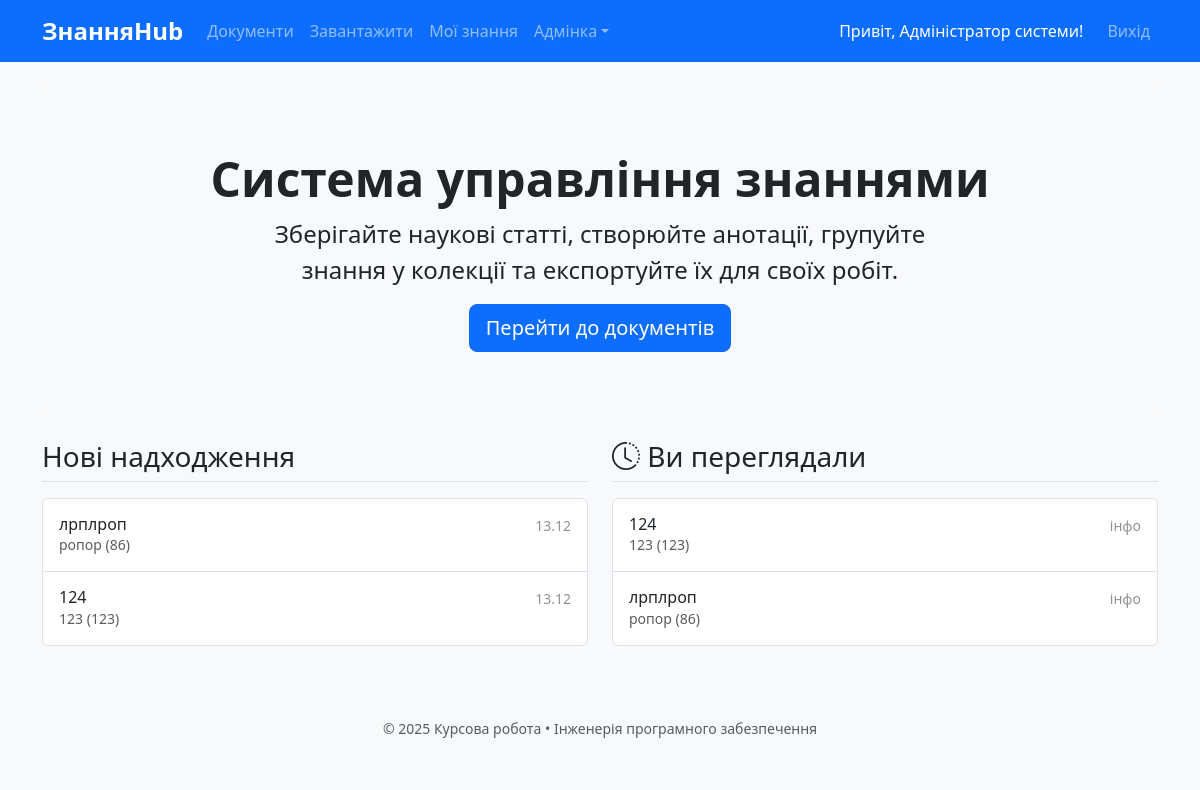
Page / (signed in) on the earlier database version.
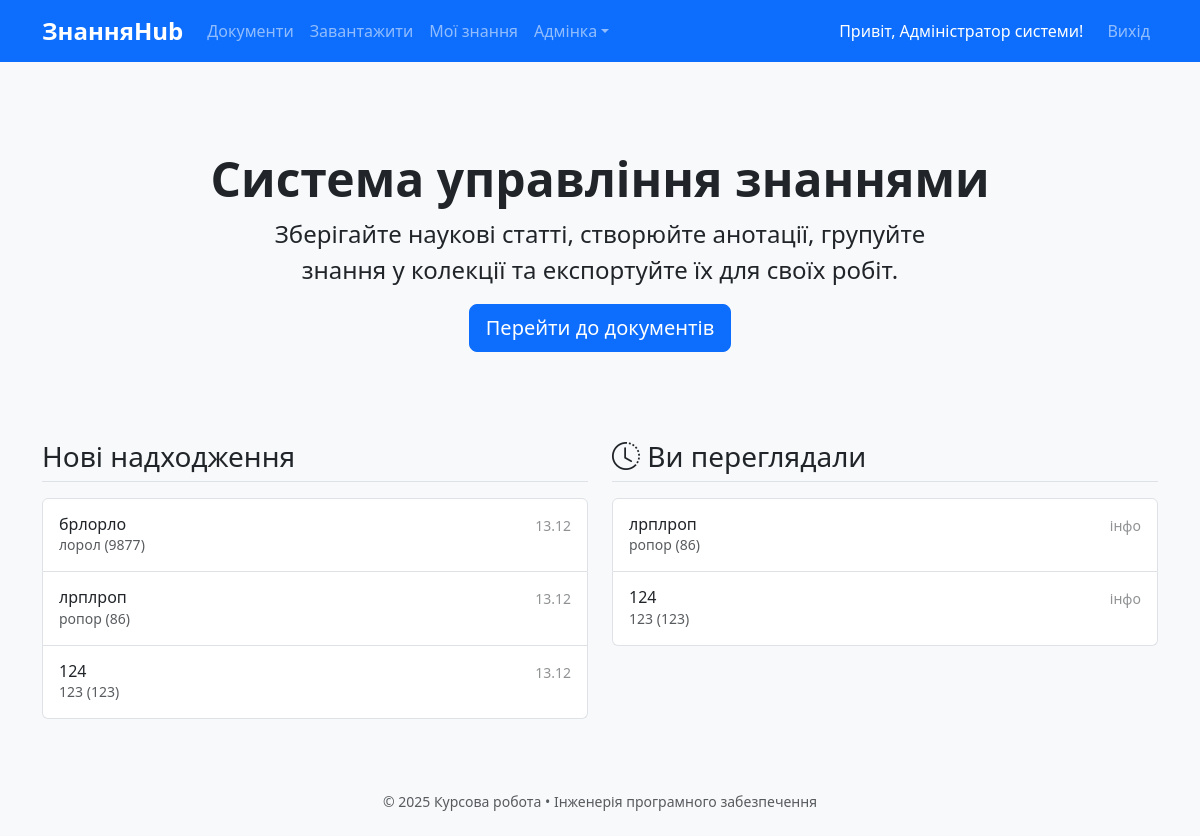
Same page on the later database version.
### models.py (models this page shows)
class Document(db.Model):
    id = db.Column(db.Integer, primary_key=True)
    title = db.Column(db.String(300), nullable=False)
    authors = db.Column(db.Text)
    year = db.Column(db.Integer)
    source = db.Column(db.Text)
    doc_type = db.Column(db.String(50))
    original_filename = db.Column(db.String(300), nullable=False)
    stored_filename = db.Column(db.String(200), nullable=False, unique=True)
    uploaded_at = db.Column(db.DateTime, default=datetime.utcnow)
    uploaded_by = db.Column(db.Integer, db.ForeignKey('user.id'))
    user = db.relationship('User', backref='documents')

### app.py (the view)
    @app.route('/')
    def index():
        recent_uploads = Document.query.order_by(Document.uploaded_at.desc()).limit(10).all()
        return render_template('index.html', recent=recent_uploads)

### templates/index.html (shortened to what this page needs)
{% extends "base.html" %}
{% block content %}
<div class="p-5 mb-4 bg-light rounded-3 text-center">
    <div class="container-fluid py-3">
        <h1 class="display-5 fw-bold">Система управління знаннями</h1>
        <p class="col-md-8 fs-4 mx-auto">Зберігайте наукові статті, створюйте анотації, групуйте знання у колекції та експортуйте їх для своїх робіт.</p>
        {% if not current_user.is_authenticated %}
            <a href="{{ url_for('register') }}" class="btn btn-primary btn-lg" type="button">Почати роботу</a>
        {% else %}
            <a href="{{ url_for('document_list') }}" class="btn btn-primary btn-lg" type="button">Перейти до документів</a>
        {% endif %}
    </div>
</div>
<div class="row g-4">
    <div class="col-md-6">
        <h3 class="mb-3 border-bottom pb-2">Нові надходження</h3>
        <div class="list-group">
            {% for doc in recent %}
            <a href="{{ url_for('document_detail', doc_id=doc.id) }}" class="list-group-item list-group-item-action d-flex gap-3 py-3" aria-current="true">
                <div class="d-flex gap-2 w-100 justify-content-between">
                    <div>
                        <h6 class="mb-0">{{ doc.title }}</h6>
                        <p class="mb-0 opacity-75 small">{{ doc.authors }} ({{ doc.year }})</p>
                    </div>
                    <small class="opacity-50 text-nowrap">{{ doc.uploaded_at.strftime('%d.%m') }}</small>
                </div>
            </a>
            {% endfor %}
        </div>
    </div>
    {% if current_user.is_authenticated %}
    <div class="col-md-6">
        <h3 class="mb-3 border-bottom pb-2">
            <i class="bi bi-clock-history"></i> Ви переглядали
        </h3>
        <div class="list-group">
            {% if recently_viewed_docs %}
                {% for doc in recently_viewed_docs %}
                <a href="{{ url_for('document_detail', doc_id=doc.id) }}" class="list-group-item list-group-item-action d-flex gap-3 py-3">
                    <div class="d-flex gap-2 w-100 justify-content-between">
                        <div>
                            <h6 class="mb-0">{{ doc.title }}</h6>
                            <p class="mb-0 opacity-75 small">{{ doc.authors }} ({{ doc.year or '-' }})</p>
                        </div>
                        <small class="opacity-50 text-nowrap">інфо</small>
                    </div>
                </a>
                {% endfor %}
            {% else %}
                <div class="list-group-item text-muted text-center py-4">
                    Історія переглядів порожня
                </div>
            {% endif %}
        </div>
    </div>
    {% endif %}
</div>
{% endblock %}

Differences in the rows shown:
added Document: title "брлорло", authors "лорол", year "9877", uploaded_at "13.12", shown under "Нові надходження"
shown differently, row unchanged: Document "лрплроп": moves up the list
